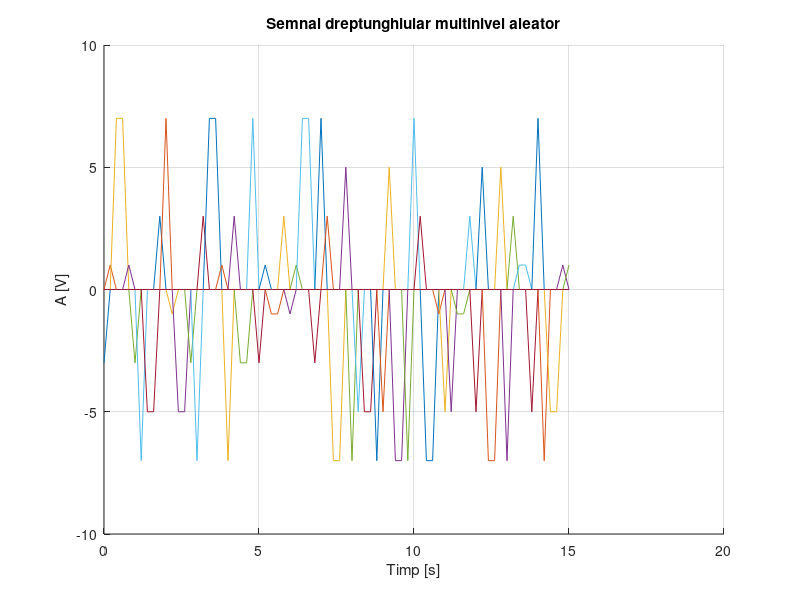

This chart was generated by the following MATLAB code:
%Semnal dreptunghiular multinivel, aleator cu:
%Durata fiecarui nivel: 0,25 s;
%Nivelurile:
%d){-7,-5,-3,-1,1,3,5,7}
%Rezolutie temporala 200ms
t=0:0.2:15;
niv = [ -7 -5 -3 -1 1 3 5 7];
hold on
title('Semnal dreptunghiular multinivel aleator')
xlabel('Timp [s]')
ylabel('A [V]')
for n=0:0.25:40
y = datasample(niv, 1);
plot(t, y*rectpuls(t-n, 0.25))
end
grid